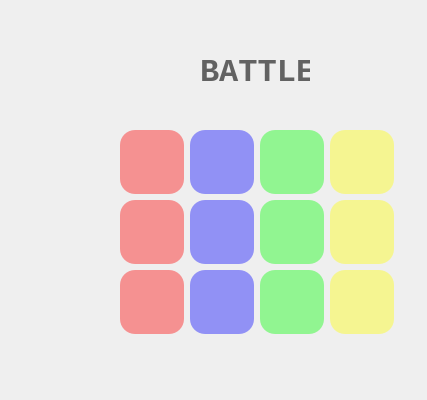
  <widget class="QWidget" name="battlePicContainer" native="true">
   <property name="geometry">
    <rect>
     <x>426</x>
     <y>0</y>
     <width>427</width>
     <height>400</height>
    </rect>
   </property>
   <widget class="QPushButton" name="closeMainWidgetButton">
    <property name="geometry">
     <rect>
      <x>390</x>
      <y>0</y>
      <width>36</width>
      <height>36</height>
     </rect>
    </property>
    <property name="cursor">
     <cursorShape>PointingHandCursor</cursorShape>
    </property>
    <property name="toolTip">
     <string comment="close" extracomment="Close"/>
    </property>
    <property name="toolTipDuration">
     <number>1</number>
    </property>
    <property name="styleSheet">
     <string notr="true">border-image: url(:/close);</string>
    </property>
    <property name="text">
     <string/>
    </property>
    <property name="flat">
     <bool>true</bool>
    </property>
   </widget>
   <widget class="QLabel" name="label">
    <property name="geometry">
     <rect>
      <x>200</x>
      <y>40</y>
      <width>110</width>
      <height>64</height>
     </rect>
    </property>
    <property name="font">
     <font>
      <family>Consolas</family>
      <pointsize>24</pointsize>
      <weight>75</weight>
      <bold>true</bold>
     </font>
    </property>
    <property name="styleSheet">
     <string notr="true">color: rgba(0, 0, 0, 150);</string>
    </property>
    <property name="text">
     <string>BATTLE</string>
    </property>
   </widget>
   <widget class="QWidget" name="battleChoice" native="true">
    <property name="geometry">
     <rect>
      <x>120</x>
      <y>130</y>
      <width>274</width>
      <height>204</height>
     </rect>
    </property>
    <widget class="QWidget" name="elecGold" native="true">
     <property name="geometry">
      <rect>
       <x>210</x>
       <y>0</y>
       <width>64</width>
       <height>64</height>
      </rect>
     </property>
     <property name="cursor">
      <cursorShape>PointingHandCursor</cursorShape>
     </property>
     <property name="styleSheet">
      <string notr="true">#elecGold{background-color: rgba(255,255,0,100);
image: url(:/resource/flashGold.png);
border-radius: 15px;}</string>
     </property>
    </widget>
    <widget class="QWidget" name="elecSilver" native="true">
     <property name="geometry">
      <rect>
       <x>210</x>
       <y>70</y>
       <width>64</width>
       <height>64</height>
      </rect>
     </property>
     <property name="cursor">
      <cursorShape>PointingHandCursor</cursorShape>
     </property>
     <property name="styleSheet">
      <string notr="true">#elecSilver{background-color: rgba(255,255,0,100);
image: url(:/resource/flashSilver.png);
border-radius: 15px;}</string>
     </property>
    </widget>
    <widget class="QWidget" name="waterBronze" native="true">
     <property name="geometry">
      <rect>
       <x>70</x>
       <y>140</y>
       <width>64</width>
       <height>64</height>
      </rect>
     </property>
     <property name="cursor">
      <cursorShape>PointingHandCursor</cursorShape>
     </property>
     <property name="styleSheet">
      <string notr="true">#waterBronze{background-color: rgba(0,0,255,100);
image: url(:/resource/waterBronze.png);
border-radius: 15px;}</string>
     </property>
    </widget>
    <widget class="QWidget" name="bushGold" native="true">
     <property name="geometry">
      <rect>
       <x>140</x>
       <y>0</y>
       <width>64</width>
       <height>64</height>
      </rect>
     </property>
     <property name="cursor">
      <cursorShape>PointingHandCursor</cursorShape>
     </property>
     <property name="styleSheet">
      <string notr="true">#bushGold{background-color: rgba(0,255,0,100);
image: url(:/resource/bushGold.png);
border-radius: 15px;}</string>
     </property>
    </widget>
    <widget class="QWidget" name="elecBronze" native="true">
     <property name="geometry">
      <rect>
       <x>210</x>
       <y>140</y>
       <width>64</width>
       <height>64</height>
      </rect>
     </property>
     <property name="cursor">
      <cursorShape>PointingHandCursor</cursorShape>
     </property>
     <property name="styleSheet">
      <string notr="true">#elecBronze{background-color: rgba(255,255,0,100);
image: url(:/resource/flashBronze.png);
border-radius: 15px;}</string>
     </property>
    </widget>
    <widget class="QWidget" name="fireBronze" native="true">
     <property name="geometry">
      <rect>
       <x>0</x>
       <y>140</y>
       <width>64</width>
       <height>64</height>
      </rect>
     </property>
     <property name="cursor">
      <cursorShape>PointingHandCursor</cursorShape>
     </property>
     <property name="styleSheet">
      <string notr="true">#fireBronze{background-color: rgba(255,0,0,100);
image: url(:/resource/fireBronze.png);
border-radius: 15px;}</string>
     </property>
    </widget>
    <widget class="QWidget" name="waterSilver" native="true">
     <property name="geometry">
      <rect>
       <x>70</x>
       <y>70</y>
       <width>64</width>
       <height>64</height>
      </rect>
     </property>
     <property name="cursor">
      <cursorShape>PointingHandCursor</cursorShape>
     </property>
     <property name="styleSheet">
      <string notr="true">#waterSilver{background-color: rgba(0,0,255,100);
image: url(:/resource/waterSilver.png);
border-radius: 15px;}</string>
     </property>
    </widget>
    <widget class="QWidget" name="bushSilver" native="true">
     <property name="geometry">
      <rect>
       <x>140</x>
       <y>70</y>
       <width>64</width>
       <height>64</height>
      </rect>
     </property>
     <property name="cursor">
      <cursorShape>PointingHandCursor</cursorShape>
     </property>
     <property name="styleSheet">
      <string notr="true">#bushSilver{background-color: rgba(0,255,0,100);
image: url(:/resource/bushSilver.png);
border-radius: 15px;}</string>
     </property>
    </widget>
    <widget class="QWidget" name="waterGold" native="true">
     <property name="geometry">
      <rect>
       <x>70</x>
       <y>0</y>
       <width>64</width>
       <height>64</height>
      </rect>
     </property>
     <property name="cursor">
      <cursorShape>PointingHandCursor</cursorShape>
     </property>
     <property name="styleSheet">
      <string notr="true">#waterGold{background-color: rgba(0,0,255,100);
image: url(:/resource/waterGold.png);
border-radius: 15px;}</string>
     </property>
    </widget>
    <widget class="QWidget" name="fireGold" native="true">
     <property name="geometry">
      <rect>
       <x>0</x>
       <y>0</y>
       <width>64</width>
       <height>64</height>
      </rect>
     </property>
     <property name="cursor">
      <cursorShape>PointingHandCursor</cursorShape>
     </property>
     <property name="styleSheet">
      <string notr="true">#fireGold{background-color: rgba(255,0,0,100);
image: url(:/resource/fireGold.png);
border-radius: 15px;}</string>
     </property>
    </widget>
    <widget class="QWidget" name="fireSilver" native="true">
     <property name="geometry">
      <rect>
       <x>0</x>
       <y>70</y>
       <width>64</width>
       <height>64</height>
      </rect>
     </property>
     <property name="cursor">
      <cursorShape>PointingHandCursor</cursorShape>
     </property>
     <property name="styleSheet">
      <string notr="true">#fireSilver{background-color: rgba(255,0,0,100);
image: url(:/resource/fireSilver.png);
border-radius: 15px;}
</string>
     </property>
    </widget>
    <widget class="QWidget" name="bushBronze" native="true">
     <property name="geometry">
      <rect>
       <x>140</x>
       <y>140</y>
       <width>64</width>
       <height>64</height>
      </rect>
     </property>
     <property name="cursor">
      <cursorShape>PointingHandCursor</cursorShape>
     </property>
     <property name="styleSheet">
      <string notr="true">#bushBronze{background-color: rgba(0,255,0,100);
image: url(:/resource/bushBronze.png);
border-radius: 15px;}</string>
     </property>
    </widget>
   </widget>
   <widget class="QPushButton" name="updownButton">
    <property name="geometry">
     <rect>
      <x>200</x>
      <y>90</y>
      <width>106</width>
      <height>24</height>
     </rect>
    </property>
    <property name="text">
     <string/>
    </property>
    <property name="flat">
     <bool>true</bool>
    </property>
   </widget>
   <zorder>battleChoice</zorder>
   <zorder>closeMainWidgetButton</zorder>
   <zorder>label</zorder>
   <zorder>updownButton</zorder>
  </widget>
